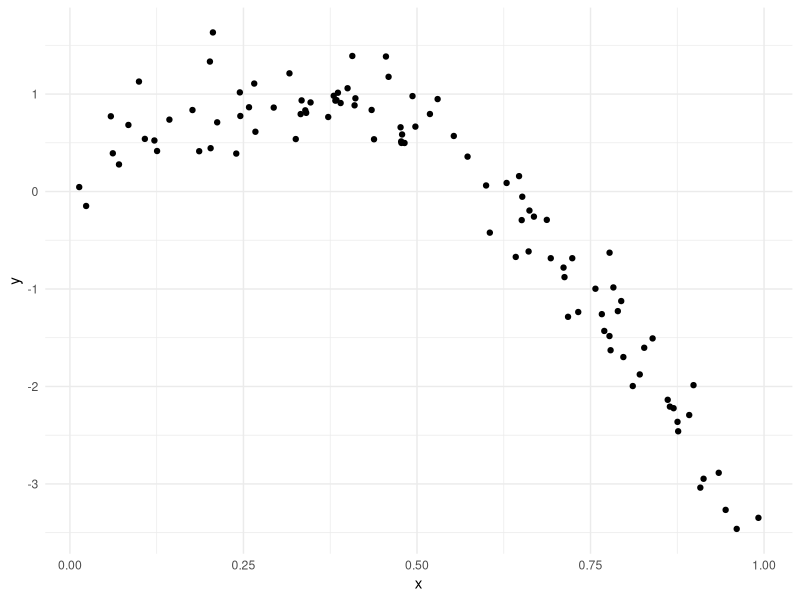
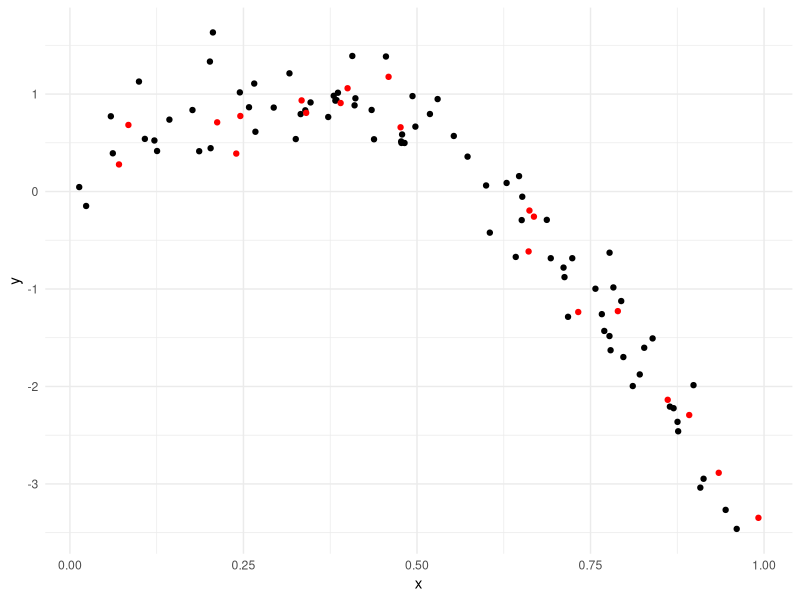
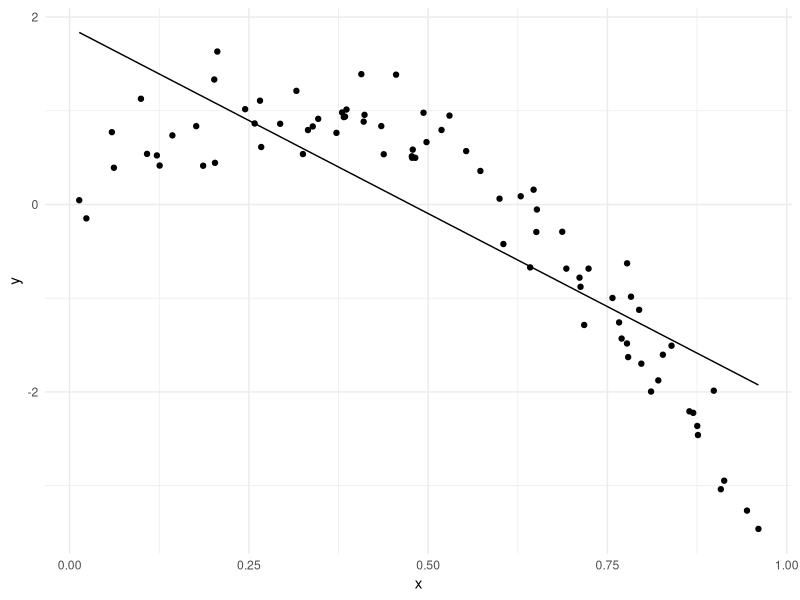
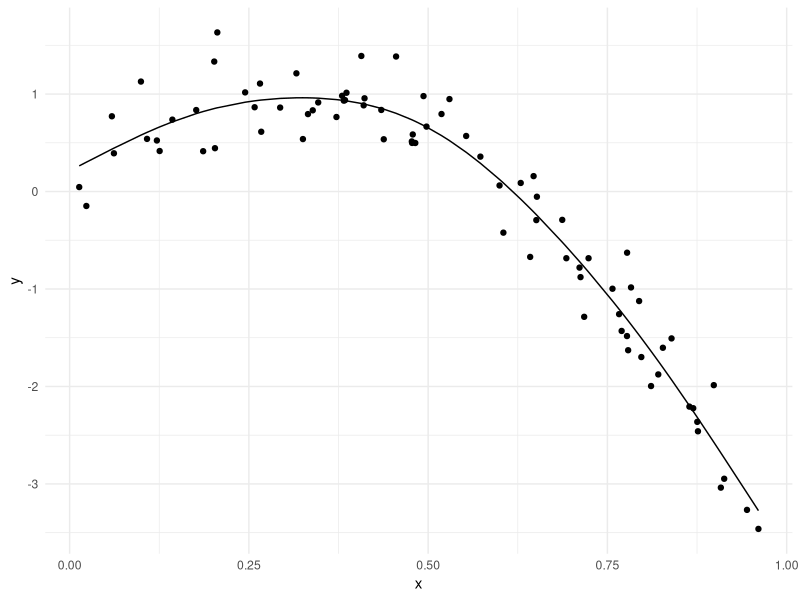
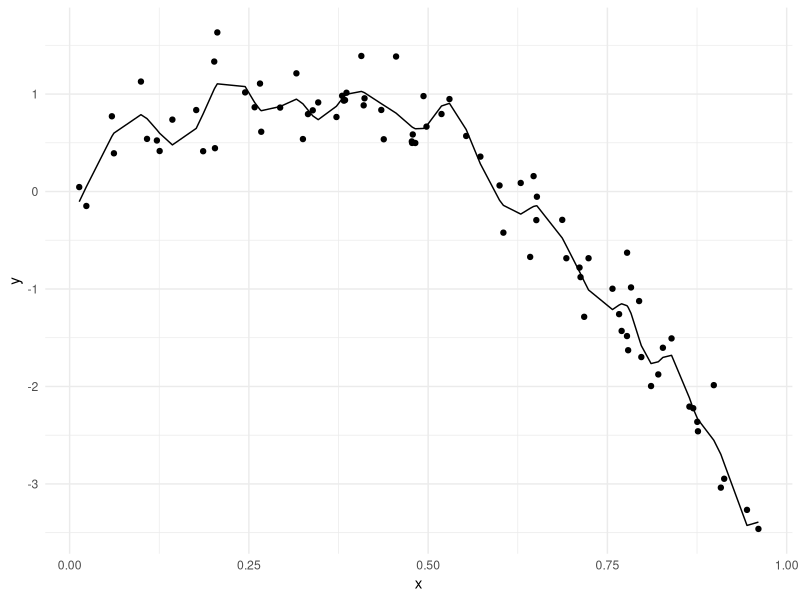
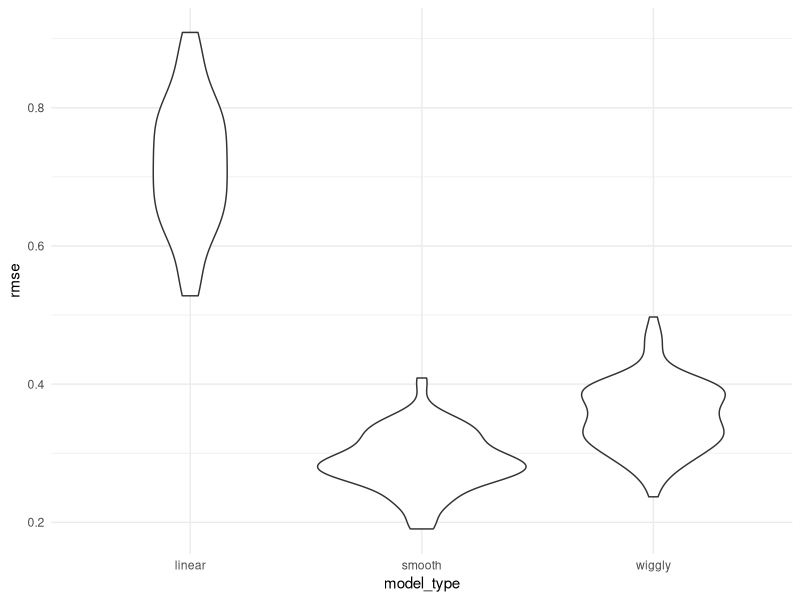

The R source for these figures, in order:
## ---- chunk 1
library(tidyverse)
library(modelr)
library(mgcv)
set.seed(1)

## ---- chunk 2
knitr::opts_chunk$set(
  fig.width = 6,
  fig.asp = .6,
  out.width = "90%"
)

theme_set(theme_minimal() + theme(legend.position = "right"))

options(
  ggplot2.continuous.colour = "viridis",
  ggplot2.continuous.fill = "viridis"
)

scale_colour_discrete = scale_colour_viridis_d
scale_fill_discrete = scale_fill_viridis_d
## ---- chunk 3
nonlin_df = 
  tibble(
    id = 1:100,
    x = runif(100, 0, 1),
    y = 1 - 10 * (x - .3) ^ 2 + rnorm(100, 0, .3)
  )

nonlin_df |> 
  ggplot(aes(x = x, y = y)) + 
  geom_point()
## ---- chunk 4
train_df = sample_n(nonlin_df, 80)

test_df = anti_join(nonlin_df, train_df, by = "id")



## ---- chunk 5
train_df |> 
  ggplot(aes(x = x, y = y)) +
  geom_point() +
  geom_point(data = test_df, color = "red")
## ---- chunk 6
linear_mod = lm(y ~ x, data = train_df)

smooth_mod = mgcv::gam(y ~ s(x), data = train_df)

wiggly_mod = mgcv::gam(y ~ s(x, k =30), sp = 10e-6, data = train_df)


## ---- chunk 7
train_df |> 
  modelr::add_predictions(linear_mod) |> 
  ggplot(aes(x = x, y = y)) +
  geom_point() +
  geom_line(aes(y = pred))

train_df |> 
  modelr::add_predictions(smooth_mod) |> 
  ggplot(aes(x = x, y = y)) +
  geom_point() +
  geom_line(aes(y = pred))

train_df |> 
  modelr::add_predictions(wiggly_mod) |> 
  ggplot(aes(x = x, y = y)) +
  geom_point() +
  geom_line(aes(y = pred))



## ---- chunk 8
rmse(linear_mod, train_df)

rmse(smooth_mod, train_df)

rmse(wiggly_mod, train_df)

## ---- chunk 9
rmse(linear_mod, test_df)

rmse(smooth_mod, test_df)

rmse(wiggly_mod, test_df)
## ---- chunk 10
cv_df = 
  nonlin_df |> 
  crossv_mc(n = 100) |> 
  mutate(
    train = map(train, as_tibble),
    test = map(test, as_tibble)
  )
## ---- chunk 11
cv_df |>  pull(train) |>  nth(1) |> as_tibble()
## ---- chunk 12
cv_results <- 
  cv_df |> 
  mutate(
    linear_fit = map(train, \(df) lm(y ~ x, data = df)),
    smooth_fit = map(train, \(df) mgcv::gam(y ~ s(x), data = df)),
    wiggly_fit = map(train, \(df) mgcv::gam(y ~ s(x, k = 30), sp = 10e-6, data = df))
  ) |> 
  mutate(
    rmse_linear = map2_dbl(linear_fit, test, \(mod, df) rmse (mod, df)),
    rmse_smooth = map2_dbl(smooth_fit, test, \(mod, df) rmse (mod, df)),
    rmse_wiggly = map2_dbl(wiggly_fit, test, \(mod, df) rmse (mod, df))
    )
  
## ---- chunk 13
lin_mod_funct = function(df) {
  lm(y ~ x, data = df)
}
## ---- chunk 14
cv_results |> 
  select(starts_with("rmse")) |> 
  pivot_longer(
    everything(),
    names_to = "model_type",
    values_to = "rmse",
    names_prefix = "rmse_"
  ) |> 
  group_by(model_type) |> 
  summarize(m_rmse = mean(rmse))

cv_results |> 
  select(starts_with("rmse")) |> 
  pivot_longer(
    everything(),
    names_to = "model_type",
    values_to = "rmse",
    names_prefix = "rmse_"
  ) |> 
  ggplot(aes(x = model_type, y = rmse)) +
  geom_violin()
  
